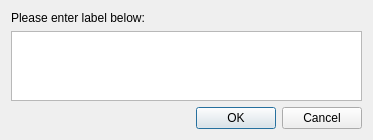
<?xml version="1.0" encoding="UTF-8"?>
<ui version="4.0">
 <class>InputLabel</class>
 <widget class="QDialog" name="InputLabel">
  <property name="geometry">
   <rect>
    <x>0</x>
    <y>0</y>
    <width>373</width>
    <height>99</height>
   </rect>
  </property>
  <property name="windowTitle">
   <string>Dialog</string>
  </property>
  <layout class="QVBoxLayout" name="verticalLayout">
   <item>
    <widget class="QLabel" name="label">
     <property name="text">
      <string>Please enter label below:</string>
     </property>
    </widget>
   </item>
   <item>
    <widget class="QTextEdit" name="textEdit"/>
   </item>
   <item>
    <widget class="QDialogButtonBox" name="buttonBox">
     <property name="orientation">
      <enum>Qt::Horizontal</enum>
     </property>
     <property name="standardButtons">
      <set>QDialogButtonBox::Cancel|QDialogButtonBox::Ok</set>
     </property>
    </widget>
   </item>
  </layout>
 </widget>
 <resources/>
 <connections>
  <connection>
   <sender>buttonBox</sender>
   <signal>accepted()</signal>
   <receiver>InputLabel</receiver>
   <slot>accept()</slot>
   <hints>
    <hint type="sourcelabel">
     <x>248</x>
     <y>254</y>
    </hint>
    <hint type="destinationlabel">
     <x>157</x>
     <y>274</y>
    </hint>
   </hints>
  </connection>
  <connection>
   <sender>buttonBox</sender>
   <signal>rejected()</signal>
   <receiver>InputLabel</receiver>
   <slot>reject()</slot>
   <hints>
    <hint type="sourcelabel">
     <x>316</x>
     <y>260</y>
    </hint>
    <hint type="destinationlabel">
     <x>286</x>
     <y>274</y>
    </hint>
   </hints>
  </connection>
 </connections>
</ui>
